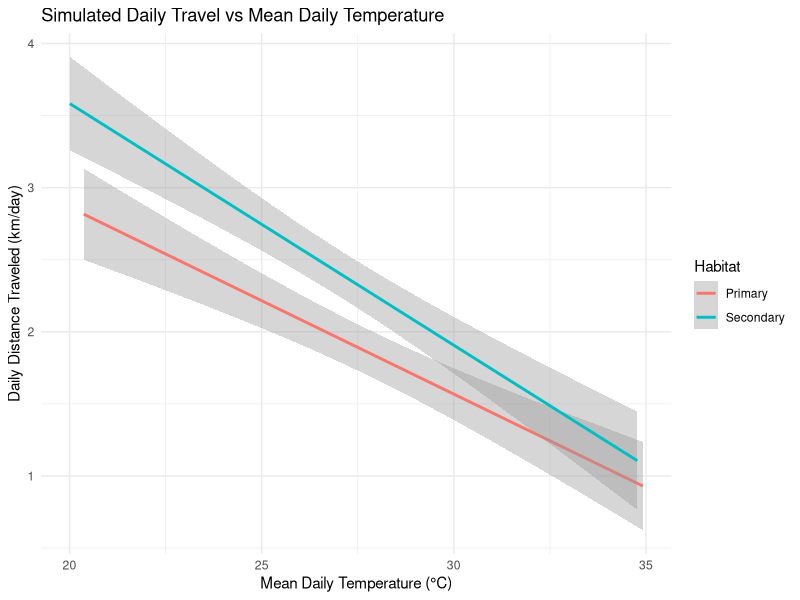

Recreate this plot in R. (Note: this script raises an error after producing the figure.)
library(ggplot2)

set.seed(123)

n_total = 100
Habitat = rep(c("Primary", "Secondary"), each = n_total / 2)
meanDailyTemp_C = runif(n_total, min = 20, max = 35)

beta_0 = 4 # intercept for Primary forest
beta_1 = -0.12 # slope for Primary forest
beta_2 = 2 # intercept difference for Secondary forest 
beta_3 = -0.05 # slope difference for Secondary forest

error = rlnorm(n_total, meanlog = 0, sdlog = 0.5)

meanDailyDistance_km = beta_0 + 
  beta_1 * meanDailyTemp_C + 
  beta_2 * (Habitat == "Secondary") + 
  beta_3 * meanDailyTemp_C * (Habitat == "Secondary") + 
  error

monkey_df = data.frame(
  Habitat,
  meanDailyTemp_C,
  meanDailyDistance_km
)

ggplot(monkey_df, aes(x = meanDailyTemp_C, y = meanDailyDistance_km, color = Habitat)) +
  geom_smooth(method = "lm", se = TRUE) +
  labs(
    title = "Simulated Daily Travel vs Mean Daily Temperature",
    x = "Mean Daily Temperature (°C)",
    y = "Daily Distance Traveled (km/day)"
  ) +
  theme_minimal()

mod_1 = lm(meanDailyDistance_km ~ meanDailyTemp_C * Habitat, data = monkey_df)
summary(mod_1)
# interaction effect is NS

mod_2 = lm(meanDailyDistance_km ~ meanDailyTemp_C + Habitat, data = monkey_df)
summary(mod_2)
# removing the interaction effect from the model improves the fit
# both variables are highly significant
# temp and travel are negatively correlated across habitat types
# monkeys in secondary forest travel farther on average
# independent of temp

mod_3 = lm(meanDailyDistance_km ~ meanDailyTemp_C, data = monkey_df)
summary(mod_3)

#########################################################

write.csv(monkey_df, "monkey_travel_data.csv", row.names = FALSE)
monkey_df = read.csv("monkey_travel_data.csv")

#### Scenario:
# Primate habitats are often fragmented due to anthropogenic pressures
# such as deforestation and land-use change. Researchers are interested
# in understanding how habitat type (primary vs. secondary forest) and
# temperature influence the daily travel distance of primates,
# and whether the effect of temperature on travel distance differs
# between habitat types due to differing food distributions and tree cover.

## Two-level factor: habitat ("Primary" and "Secondary")
## Continuous predictor: meanDailyTemp_C (mean daily temperature in Celsius)
## Response variable: meanDailyDistance_km (mean daily travel distance in kilometers)

#### Question: How does temperature and habitat affect travel distance, 
#### and do monkeys in Primary and Secondary forests respond differently
#### to changes in mean daily temperature in terms of their daily travel distance?
